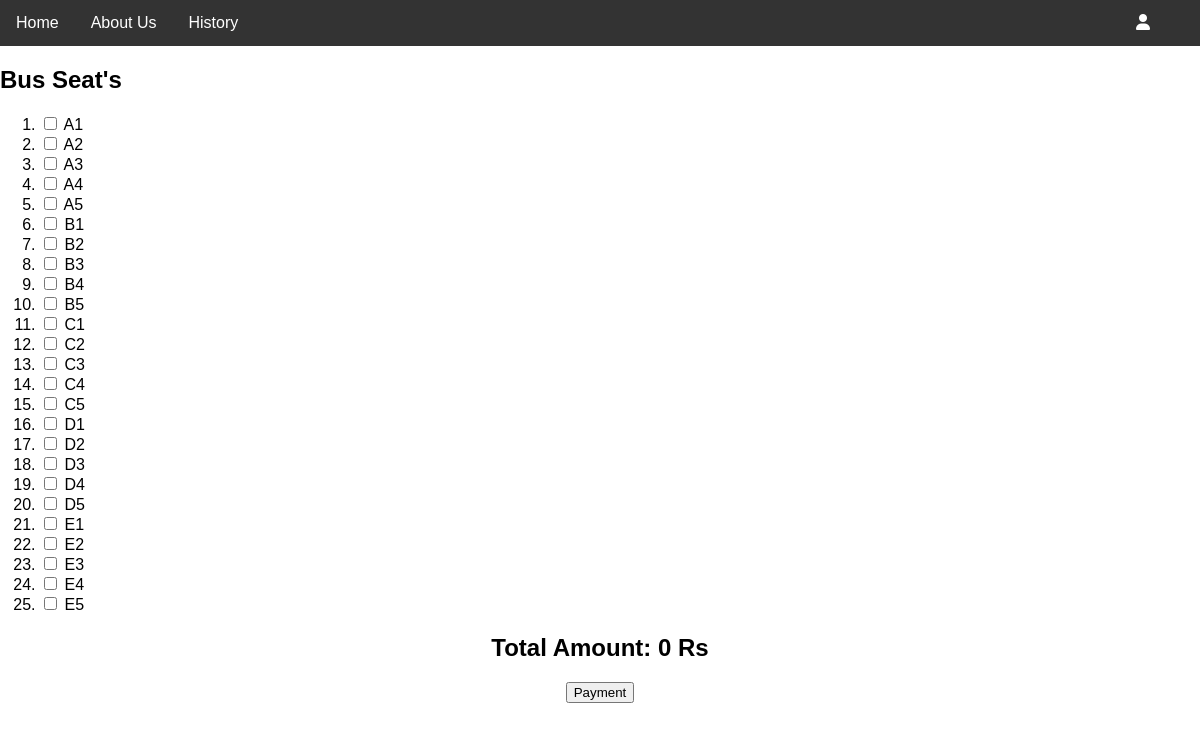
The app's page /pages/seats.php?bus_id=1 with its own data.
### tables this page shows
CREATE TABLE `bms_seat` (
  `seat_id` int(11) NOT NULL,
  `seat_name` varchar(255) DEFAULT NULL,
  `bus_id` int(11) DEFAULT NULL
);

### pages/seats.php (the view, shortened to what this page needs)
<?php
include_once('../includes/heater.php');
include_once('../connection/connection.php');
?>
    <section id="seatss">
    <form action="" method="post">
        <div class='plane'>
            <h1>Bus Seat's</h1>
            <ol class='cabin'>
                <?php
                if (isset($_GET['bus_id'])) {
                    $bus_id = $_GET['bus_id'];
                    $route_id = $_GET['route_id'];
                    $date = $_GET['date'];
                    $bookedseats = array();
                    $bb = "SELECT * FROM bms_seat WHERE bus_id = ? ";
                    $aa = $conn->prepare($bb);
                    $aa->bind_param("s", $bus_id);
                    $aa->execute();
                    $cc = $aa->get_result();
                    if ($cc->num_rows > 0) {
                        while ($dd = $cc->fetch_assoc()) {
                            $seat_id = $dd['seat_id'];
                            $isbooked = (in_array($seat_id, $bookedseats)) ? "disabled" : "";
                            echo "<li class='seat'>
                            <input type='hidden' name='bus_id' value='" . $bus_id . "'>
                            <input type='hidden' name='route_id' value='" . $route_id . "'>
                            <input type='hidden' name='date' value='" . $date . "'>
                            <input class='seats' type='checkbox' name='" . $seat_id . "' id='seat-$seat_id' value='" . $dd['seat_name'] . "' $isbooked>
                            <label for='seat-$seat_id'>" . $dd['seat_name'] . "</label>
                          </li>";
                        }
                    }
                }
                ?>
            </ol>
        </div>
        <div class="total-amount" style="text-align: center; margin-top: 20px;">
            <h2>Total Amount: <span class="total-amount-value">0</span> Rs</h2>
            <button type="submit" name="submit" class="payment-button" onclick="generateInvoice()">Payment</button>
        </div>
    </form>
    </section>

### includes/heater.php (shortened to what this page needs)
<!DOCTYPE html>
<html lang="en">
<head>
    <link rel="stylesheet" href="https://cdnjs.cloudflare.com/ajax/libs/font-awesome/6.0.0/css/all.min.css">
</head>
<body>
    <nav>
        <ul>
            <li><a href="#home">Home</a></li>
            <li><a href="#about">About Us</a></li>
            <li><a href="#history">History</a></li>
            <li class="user-dropdown">
                <div class="user-logo" onclick="toggleUserDropdown()">
                    <i class="fas fa-user" style="color: #ffffff;"></i>
                </div>
            </li>
        </ul>
    </nav>
</body>
</html>

### includes/heater.php (style rules this page uses)
body { margin: 0; font-family: Arial, sans-serif; }
nav { background-color: #333; overflow: hidden; }
nav ul { list-style-type: none; margin: 0; padding: 0; overflow: hidden; }
nav li { float: left; }
nav a { display: block; color: white; text-align: center; padding: 14px 16px; text-decoration: none; }
.user-dropdown { position: relative; float: right; line-height: 45px; margin-right: 50px; }
.user-logo { cursor: pointer; }

### records on screen
bms_seat: seat_name "A1"
bms_seat: seat_name "A2"
bms_seat: seat_name "A3"
bms_seat: seat_name "A4"
bms_seat: seat_name "A5"
bms_seat: seat_name "B1"
bms_seat: seat_name "B2"
bms_seat: seat_name "B3"
bms_seat: seat_name "B4"
bms_seat: seat_name "B5"
bms_seat: seat_name "C1"
bms_seat: seat_name "C2"
bms_seat: seat_name "C3"
bms_seat: seat_name "C4"
bms_seat: seat_name "C5"
bms_seat: seat_name "D1"
bms_seat: seat_name "D2"
bms_seat: seat_name "D3"
bms_seat: seat_name "D4"
bms_seat: seat_name "D5"
bms_seat: seat_name "E1"
bms_seat: seat_name "E2"
bms_seat: seat_name "E3"
bms_seat: seat_name "E4"
bms_seat: seat_name "E5"
